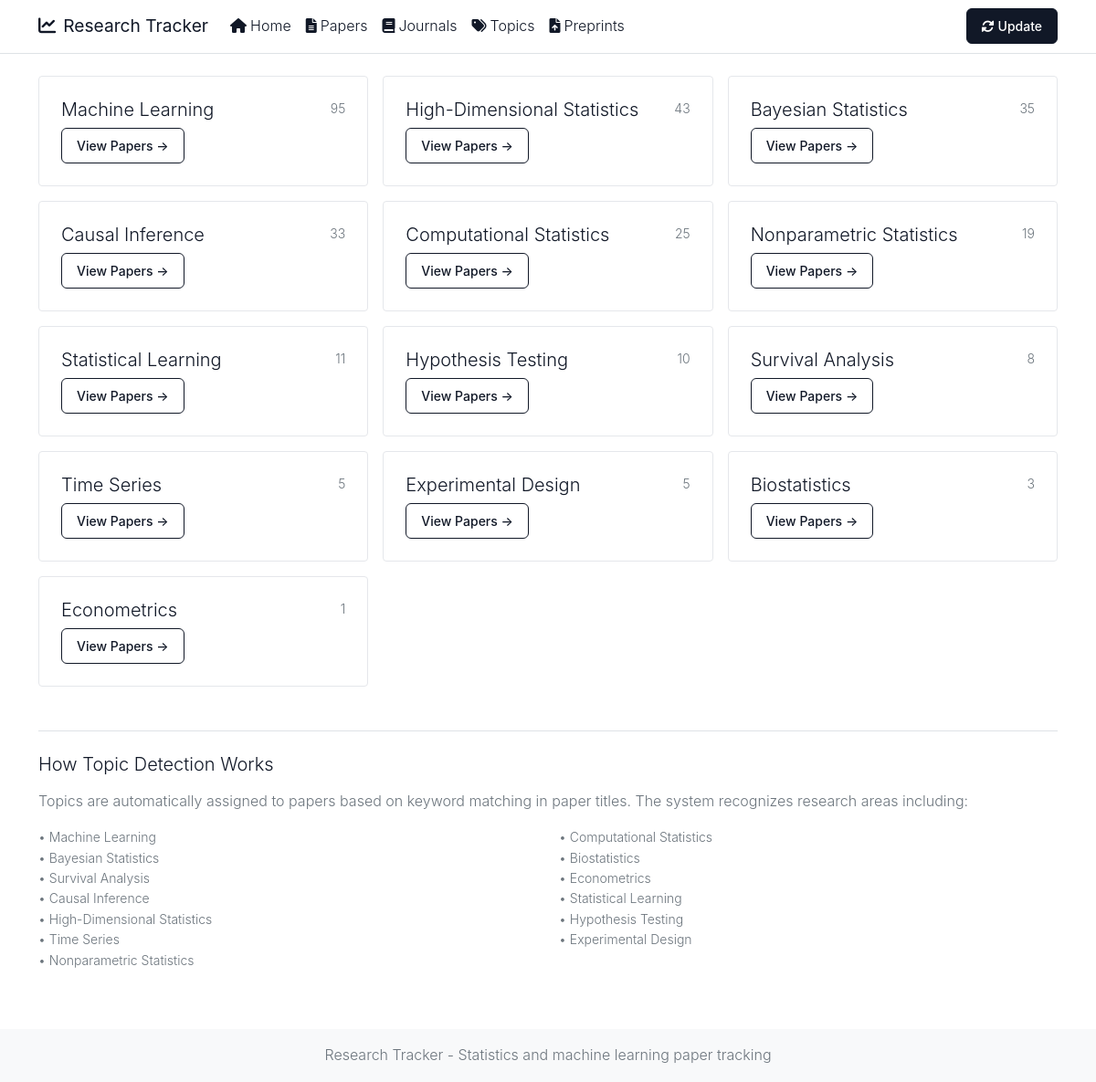
The app's page /topics with its own data.
### app/models.py (models this page shows)
class Topic(Base):
    __tablename__ = 'topics'
    id = Column(Integer, primary_key=True, index=True)
    name = Column(String(100), unique=True, index=True)
    description = Column(Text, nullable=True)
    papers = relationship("Paper", secondary=paper_topics, back_populates="topics")

### app/main.py (the view)
@app.get("/topics", response_class=HTMLResponse)
async def topics(request: Request, db: Session = Depends(get_db)):
    topic_stats = db.query(
        Topic.name,
        Topic.description,
        func.count(Paper.id).label('paper_count')
    ).join(Paper.topics).group_by(Topic.id).order_by(desc(func.count(Paper.id))).all()
    return templates.TemplateResponse("topics.html", {
        "request": request,
        "topic_stats": topic_stats
    })

### templates/topics.html (shortened to what this page needs)
{% extends "base.html" %}
{% block content %}
{% if topic_stats %}
<div class="row g-3">
    {% for topic_name, description, paper_count in topic_stats %}
    <div class="col-md-6 col-lg-4">
        <div class="minimal-card">
            <div class="d-flex justify-content-between align-items-start mb-2">
                <h5 class="mb-0">{{ topic_name }}</h5>
                <span class="text-muted small">{{ paper_count }}</span>
            </div>
            <a href="/papers?topic={{ topic_name }}" class="btn btn-outline-primary btn-sm">
                View Papers →
            </a>
        </div>
    </div>
    {% endfor %}
</div>
{% else %}
<div class="text-center py-5">
    <p class="text-muted">No topics found. Topics are automatically detected when papers are scraped.</p>
</div>
{% endif %}
<div class="mt-5 pt-4 border-top">
    <h5 class="mb-3">How Topic Detection Works</h5>
    <p class="text-muted mb-3">Topics are automatically assigned to papers based on keyword matching in paper titles. The system recognizes research areas including:</p>
    <div class="row">
        <div class="col-md-6">
            <ul class="text-muted small list-unstyled">
                <li>• Machine Learning</li>
                <li>• Bayesian Statistics</li>
                <li>• Survival Analysis</li>
                <li>• Causal Inference</li>
                <li>• High-Dimensional Statistics</li>
                <li>• Time Series</li>
                <li>• Nonparametric Statistics</li>
            </ul>
        </div>
        <div class="col-md-6">
            <ul class="text-muted small list-unstyled">
                <li>• Computational Statistics</li>
                <li>• Biostatistics</li>
                <li>• Econometrics</li>
                <li>• Statistical Learning</li>
                <li>• Hypothesis Testing</li>
                <li>• Experimental Design</li>
            </ul>
        </div>
    </div>
</div>
{% endblock %}

### templates/base.html (shortened to what this page needs)
<!DOCTYPE html>
<html lang="en">
<head>
    <link href="https://cdn.jsdelivr.net/npm/bootstrap@5.1.3/dist/css/bootstrap.min.css" rel="stylesheet">
    <link href="https://cdnjs.cloudflare.com/ajax/libs/font-awesome/6.0.0/css/all.min.css" rel="stylesheet">
    <link href="/static/style.css?v=11" rel="stylesheet">
</head>
<body>
    <nav class="navbar navbar-expand-lg navbar-light bg-white border-bottom">
        <div class="container">
            <a class="navbar-brand" href="/">
                <i class="fas fa-chart-line me-2"></i>Research Tracker
            </a>
            <div class="collapse navbar-collapse" id="navbarNav">
                <ul class="navbar-nav me-auto">
                    <li class="nav-item">
                        <a class="nav-link" href="/"><i class="fas fa-home me-1"></i>Home</a>
                    </li>
                    <li class="nav-item">
                        <a class="nav-link" href="/papers"><i class="fas fa-file-alt me-1"></i>Papers</a>
                    </li>
                    <li class="nav-item">
                        <a class="nav-link" href="/journals"><i class="fas fa-book me-1"></i>Journals</a>
                    </li>
                    <li class="nav-item">
                        <a class="nav-link" href="/topics"><i class="fas fa-tags me-1"></i>Topics</a>
                    </li>
                    <li class="nav-item">
                        <a class="nav-link" href="/preprints"><i class="fas fa-file-upload me-1"></i>Preprints</a>
                    </li>
                </ul>
                <form class="d-flex">
                    <button class="btn btn-update" type="button" onclick="triggerScrape()" id="updateBtn">
                        <i class="fas fa-sync-alt me-1"></i>Update
                    </button>
                </form>
            </div>
        </div>
    </nav>
    <main class="container my-4">
        {% block content %}{% endblock %}
    </main>
    <footer class="bg-light text-center py-3 mt-5">
        <div class="container">
            <p class="mb-0 text-muted">Research Tracker - Statistics and machine learning paper tracking</p>
        </div>
    </footer>
</body>
</html>

### static/style.css (style rules this page uses)
:root { --primary-color: #111827; --secondary-color: #111827; --accent-color: #6b7280; --success-color: #059669; --warning-color: #d97706; --light-bg: #f9fafb; --dark-text: #111827; --border-radius: 8px; --box-shadow: 0 1px 3px rgba(0,0,0,0.05); }
body { font-family: -apple-system, BlinkMacSystemFont, 'Segoe UI', Roboto, sans-serif; line-height: 1.6; color: var(--dark-text); font-weight: 300; }
h1, h2, h3, h4, h5, h6 { font-weight: 300; color: var(--dark-text); }
.navbar-brand { font-weight: 400; font-size: 1.2rem; color: var(--dark-text) !important; }
.navbar { box-shadow: none; border-bottom: 1px solid #e5e7eb; }
.navbar-light .navbar-nav .nav-link { color: var(--dark-text) !important; }
.minimal-card { border: 1px solid #f3f4f6; box-shadow: none; background: #fafafa; }
.minimal-card { padding: 1.5rem; background: white; border: 1px solid #e5e7eb; border-radius: 4px; transition: all 0.2s ease; }
.btn { border-radius: 4px; padding: 0.5rem 1rem; font-weight: 400; transition: all 0.2s ease; font-size: 0.875rem; border-width: 1px; }
.btn-outline-primary { color: var(--primary-color); border-color: var(--primary-color); font-weight: 500; border-radius: 6px; }
footer { background: var(--light-bg); color: #6c757d; margin-top: 3rem; }
.btn-update { background: var(--primary-color); border-color: var(--primary-color); color: white; font-weight: 500; border-radius: 6px; padding: 0.5rem 1rem; }

### records on screen
Topic: name "Machine Learning", paper_count "95"
Topic: name "High-Dimensional Statistics", paper_count "43"
Topic: name "Bayesian Statistics", paper_count "35"
Topic: name "Causal Inference", paper_count "33"
Topic: name "Computational Statistics", paper_count "25"
Topic: name "Nonparametric Statistics", paper_count "19"
Topic: name "Statistical Learning", paper_count "11"
Topic: name "Hypothesis Testing", id "10"
Topic: name "Survival Analysis", paper_count "8"
Topic: name "Time Series", paper_count "5"
Topic: name "Experimental Design", id "5"
Topic: name "Biostatistics", paper_count "3"
Topic: name "Econometrics", paper_count "1"
